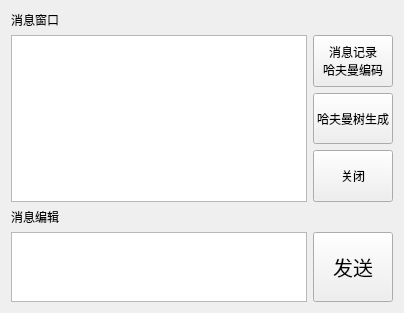
<?xml version="1.0" encoding="UTF-8"?>
<ui version="4.0">
 <class>PrivateScreen</class>
 <widget class="QWidget" name="PrivateScreen">
  <property name="geometry">
   <rect>
    <x>0</x>
    <y>0</y>
    <width>404</width>
    <height>313</height>
   </rect>
  </property>
  <property name="sizePolicy">
   <sizepolicy hsizetype="Expanding" vsizetype="Expanding">
    <horstretch>0</horstretch>
    <verstretch>0</verstretch>
   </sizepolicy>
  </property>
  <property name="windowTitle">
   <string>消息窗口</string>
  </property>
  <layout class="QGridLayout" name="gridLayout">
   <item row="5" column="0">
    <widget class="QTextEdit" name="textEdit">
     <property name="sizePolicy">
      <sizepolicy hsizetype="Expanding" vsizetype="Expanding">
       <horstretch>15</horstretch>
       <verstretch>35</verstretch>
      </sizepolicy>
     </property>
    </widget>
   </item>
   <item row="2" column="1">
    <widget class="QPushButton" name="pushButton">
     <property name="sizePolicy">
      <sizepolicy hsizetype="Expanding" vsizetype="Expanding">
       <horstretch>0</horstretch>
       <verstretch>0</verstretch>
      </sizepolicy>
     </property>
     <property name="text">
      <string>哈夫曼树生成</string>
     </property>
    </widget>
   </item>
   <item row="1" column="1">
    <widget class="QPushButton" name="But_history">
     <property name="sizePolicy">
      <sizepolicy hsizetype="Expanding" vsizetype="Expanding">
       <horstretch>0</horstretch>
       <verstretch>0</verstretch>
      </sizepolicy>
     </property>
     <property name="text">
      <string>消息记录
哈夫曼编码</string>
     </property>
    </widget>
   </item>
   <item row="1" column="0" rowspan="3">
    <widget class="QTextBrowser" name="textBrowser">
     <property name="sizePolicy">
      <sizepolicy hsizetype="Expanding" vsizetype="Expanding">
       <horstretch>15</horstretch>
       <verstretch>28</verstretch>
      </sizepolicy>
     </property>
    </widget>
   </item>
   <item row="3" column="1">
    <widget class="QPushButton" name="But_close">
     <property name="sizePolicy">
      <sizepolicy hsizetype="Expanding" vsizetype="Expanding">
       <horstretch>0</horstretch>
       <verstretch>0</verstretch>
      </sizepolicy>
     </property>
     <property name="text">
      <string>关闭</string>
     </property>
    </widget>
   </item>
   <item row="0" column="0">
    <widget class="QLabel" name="label">
     <property name="text">
      <string>消息窗口</string>
     </property>
    </widget>
   </item>
   <item row="4" column="0">
    <widget class="QLabel" name="label_2">
     <property name="text">
      <string>消息编辑</string>
     </property>
    </widget>
   </item>
   <item row="5" column="1">
    <widget class="QPushButton" name="But_send">
     <property name="sizePolicy">
      <sizepolicy hsizetype="Expanding" vsizetype="Expanding">
       <horstretch>0</horstretch>
       <verstretch>35</verstretch>
      </sizepolicy>
     </property>
     <property name="font">
      <font>
       <pointsize>15</pointsize>
      </font>
     </property>
     <property name="text">
      <string>发送</string>
     </property>
    </widget>
   </item>
  </layout>
 </widget>
 <resources/>
 <connections/>
</ui>
